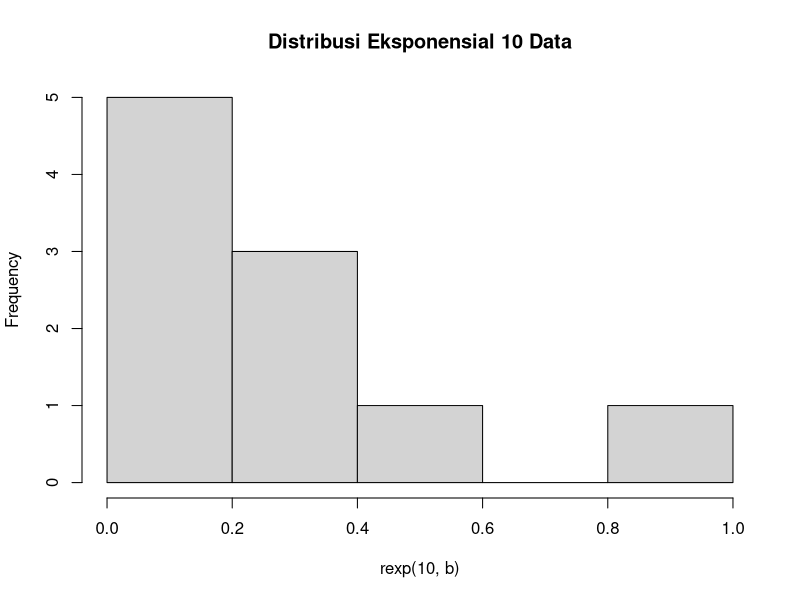
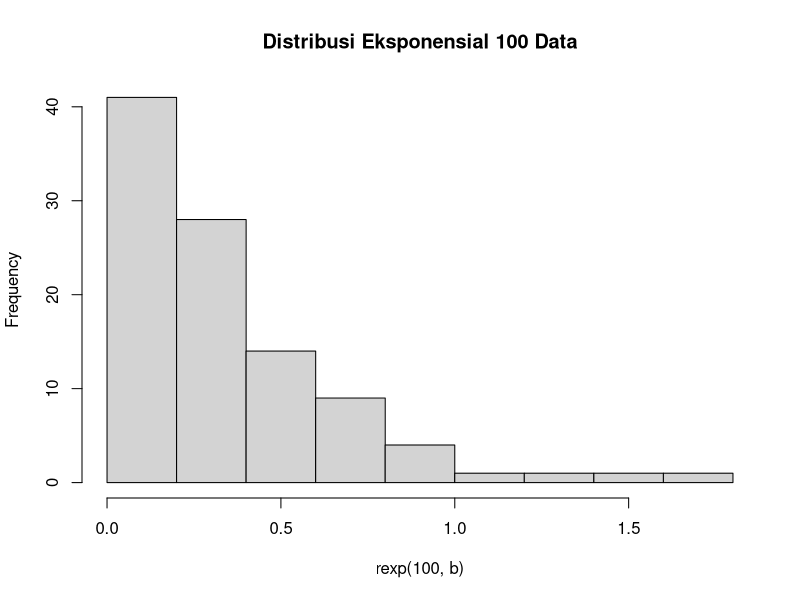
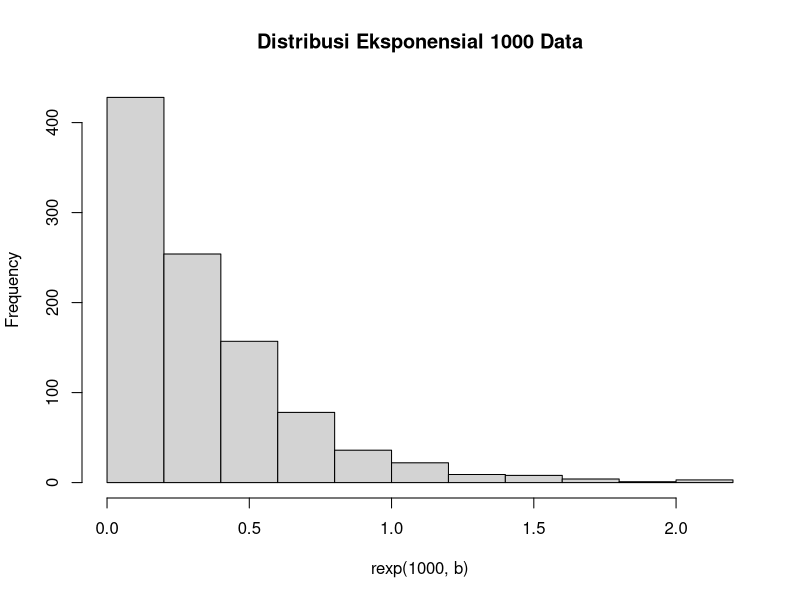
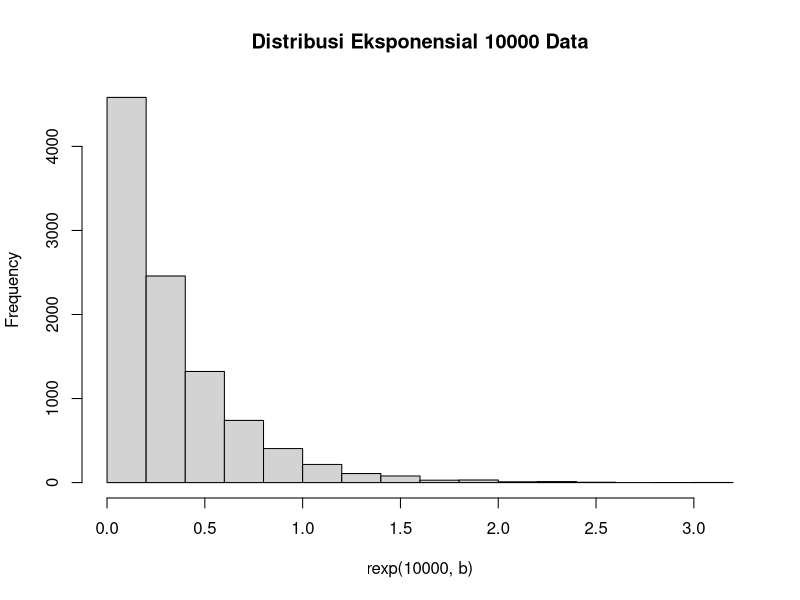

The R source for these figures, in order:
# No5
b = 3

# 5a.
dexp(b)

# 5b.
set.seed(1)
hist(rexp(10, b), main = 'Distribusi Eksponensial 10 Data')
hist(rexp(100, b), main = 'Distribusi Eksponensial 100 Data')
hist(rexp(1000, b), main = 'Distribusi Eksponensial 1000 Data')
hist(rexp(10000, b), main = 'Distribusi Eksponensial 10000 Data')

# 5c 
set.seed(1)

b = 3
data = rexp(100, b)
# Mean 
mean(data)
# Variance
var(data)
